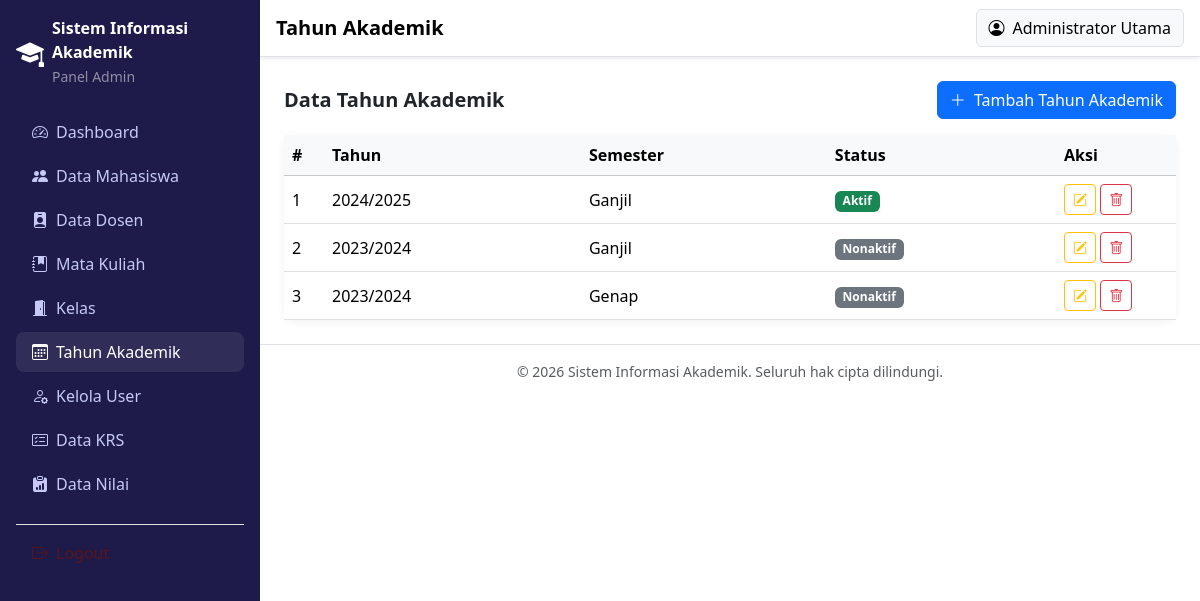
/admin/tahun_akademik.php (signed in), run on the app's committed database.
### tables this page shows
CREATE TABLE `tahun_akademik` (
  `id` INT UNSIGNED AUTO_INCREMENT PRIMARY KEY,
  `tahun` VARCHAR(20) NOT NULL COMMENT 'contoh: 2024/2025',
  `semester` ENUM('Ganjil', 'Genap') NOT NULL,
  `status` ENUM('aktif', 'nonaktif') NOT NULL DEFAULT 'nonaktif',
  `created_at` TIMESTAMP DEFAULT CURRENT_TIMESTAMP,
  UNIQUE KEY `uniq_tahun_semester` (`tahun`, `semester`)
);

### admin/tahun_akademik.php (the view, shortened to what this page needs)
<?php
$db = Database::getConnection();
$stmt = $db->query('SELECT id, tahun, semester, status FROM tahun_akademik ORDER BY tahun DESC, semester ASC');
$daftarTahun = $stmt->fetchAll();
require_once __DIR__ . '/../includes/header.php';
?>
<div class="d-flex justify-content-between align-items-center mb-3">
    <h5 class="fw-bold mb-0">Data Tahun Akademik</h5>
    <button type="button" class="btn btn-primary" data-bs-toggle="modal" data-bs-target="#modalTahun" onclick="bukaModalTambah()">
        <i class="bi bi-plus-lg me-1"></i> Tambah Tahun Akademik
    </button>
</div>
<div class="card card-stat">
    <div class="card-body p-0">
        <div class="table-responsive">
            <table class="table table-hover align-middle mb-0">
                <thead class="table-light">
                    <tr>
                        <th style="width: 40px;">#</th>
                        <th>Tahun</th>
                        <th>Semester</th>
                        <th>Status</th>
                        <th style="width: 120px;">Aksi</th>
                    </tr>
                </thead>
                <tbody>
                    <?php if (empty($daftarTahun)): ?>
                        <tr>
                            <td colspan="5" class="text-center text-muted py-3">Belum ada data tahun akademik.</td>
                        </tr>
                    <?php else: ?>
                        <?php foreach ($daftarTahun as $i => $t): ?>
                            <tr>
                                <td><?= $i + 1 ?></td>
                                <td><?= htmlspecialchars($t['tahun']) ?></td>
                                <td><?= htmlspecialchars($t['semester']) ?></td>
                                <td>
                                    <?php if ($t['status'] === 'aktif'): ?>
                                        <span class="badge bg-success">Aktif</span>
                                    <?php else: ?>
                                        <span class="badge bg-secondary">Nonaktif</span>
                                    <?php endif; ?>
                                </td>
                                <td>
                                    <button
                                        type="button"
                                        class="btn btn-sm btn-outline-warning"
                                        title="Edit"
                                        onclick='bukaModalEdit(<?= json_encode($t, JSON_HEX_APOS | JSON_HEX_QUOT) ?>)'
                                    >
                                        <i class="bi bi-pencil-square"></i>
                                    </button>
                                    <button
                                        type="button"
                                        class="btn btn-sm btn-outline-danger"
                                        title="Hapus"
                                        onclick="konfirmasiHapus(<?= (int) $t['id'] ?>, '<?= htmlspecialchars(addslashes($t['tahun'] . ' - ' . $t['semester'])) ?>')"
                                    >
                                        <i class="bi bi-trash"></i>
                                    </button>
                                </td>
                            </tr>
                        <?php endforeach; ?>
                    <?php endif; ?>
                </tbody>
            </table>
        </div>
    </div>
</div>
<?php require_once __DIR__ . '/../includes/footer.php'; ?>

### assets/css/style.css (style rules this page uses)
:root { --sia-primary: #4f46e5; --sia-primary-dark: #3730a3; --sia-bg-soft: #f4f5fb; }
body { font-family: 'Segoe UI', Roboto, Arial, sans-serif; }
.card-stat { border: none; border-radius: 12px; box-shadow: 0 2px 10px rgba(0, 0, 0, 0.06); }

### data on the page
tahun_akademik: tahun "2024/2025", semester "Ganjil", status "Aktif"
tahun_akademik: tahun "2023/2024", semester "Ganjil", status "Nonaktif"
tahun_akademik: tahun "2023/2024", semester "Genap", status "Nonaktif"

### other printed values
APP_NAME "Sistem Informasi Akademik"
$role "Admin"
$pageTitle "Tahun Akademik"
currentUserName() "Administrator Utama"
